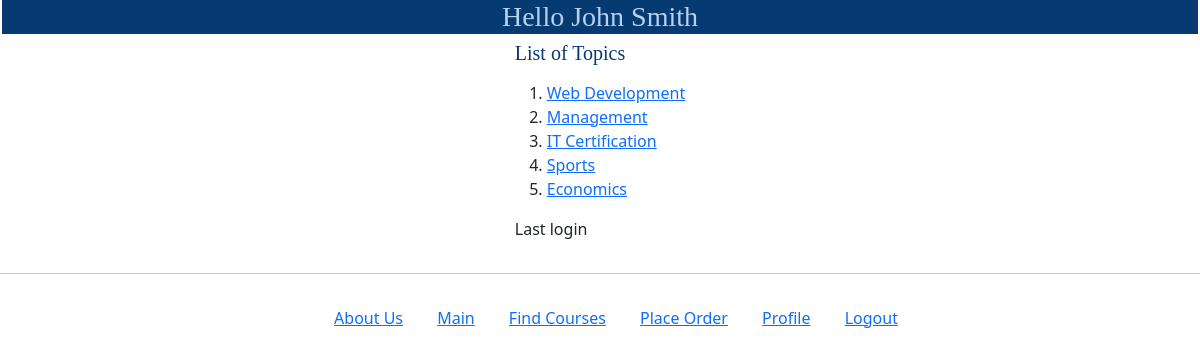
/myapp/ (signed in), run on the app's committed database.
### myapp/models.py (models this page shows, shortened)
class Topic(models.Model):
    name = models.CharField(max_length=200)
    length = models.IntegerField(default=12, blank=False)

### myapp/views.py (the view)
# urls.py: path(r'', views.index, name='index'),
def index(request):
    top_list = Topic.objects.all().order_by('id')[:10]
    login_time = request.session.get('last_login', 'over 1 hour ago')
    return render(request, 'myapp/index.html', {'top_list': top_list, 'name': request.user})

### templates/myapp/index.html
{% extends 'myapp/base.html' %}
<h3>{% block myhdg %}Hello {{request.user.first_name}} {{ request.user.last_name }} {% endblock %}</h3>
{% block body_block%}
    <div class="container">
    <div class="row justify-content-md-center">
       <div class="col-md-auto">
       </div>
        <div class="col-md-auto">
            {% if top_list %}
            <p class="myheading">List of Topics</p>
            <ol>
                {% for top in top_list %}
                    <li><a href="{{ forloop.counter }} "> {{ top.name }}</a> </li>
                {% endfor %}
            </ol>
            {% else %}
                <strong>There are no available topics!</strong>
            {% endif %}
            <p>Last login {{ last_login }}</p>
       </div>
        <div class="col-md-auto">
       </div>
    </div>
    </div>
{% endblock %}

### myapp/static/myapp/style.css (style rules this page uses)
html { font-family:Poppins; }
.myheading { color:#073A71; font: normal normal normal 20px Poppins; }

### data on the page
Topic: name "Web Development"
Topic: name "Management"
Topic: name "IT Certification"
Topic: name "Sports"
Topic: name "Economics"

### other printed values
{{ request.user.first_name }} "John"
{{ request.user.last_name }} "Smith"
